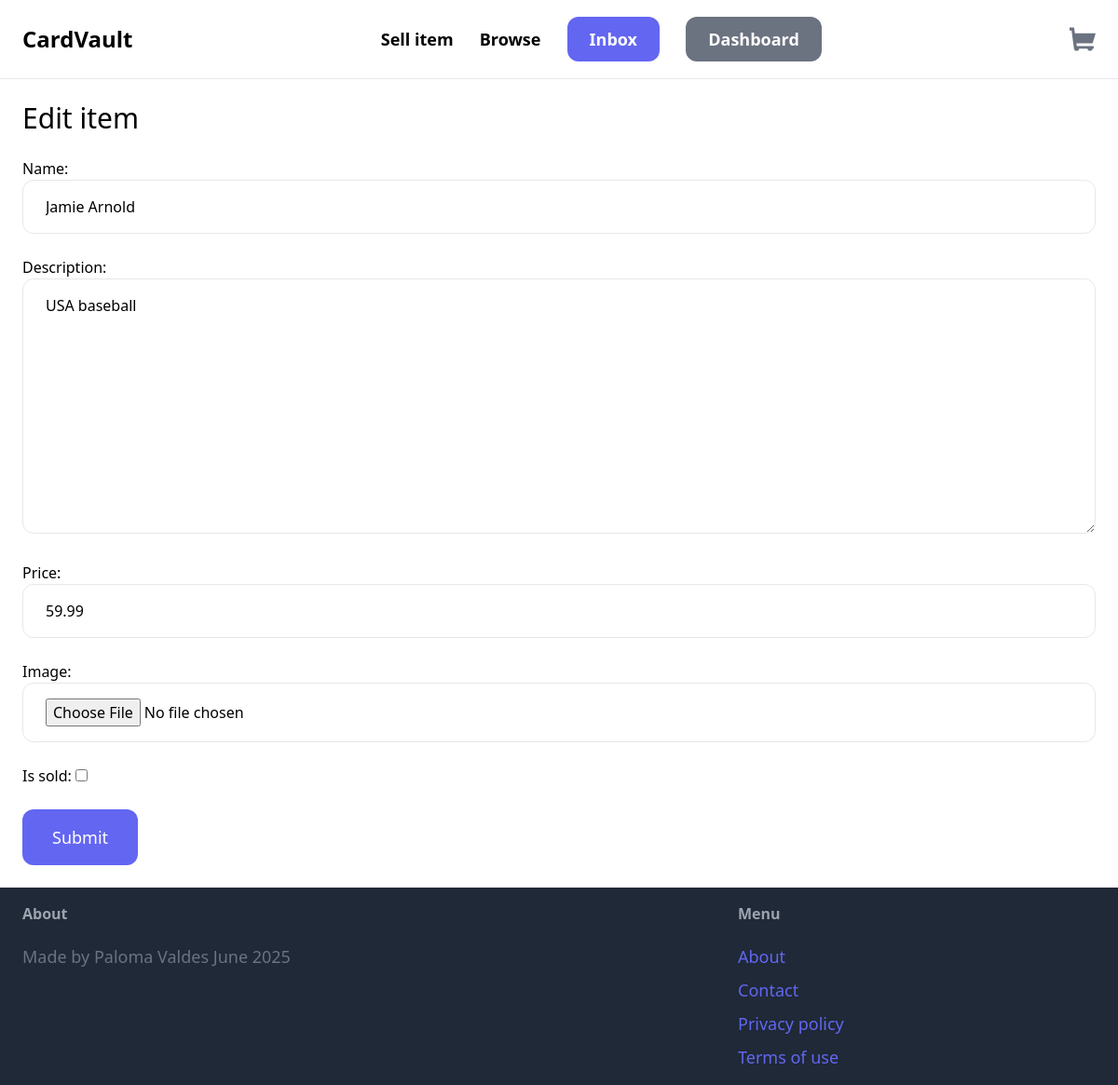
The page /items/5/edit/ (signed in) on the database its author committed.
### item/models.py (models this page shows, shortened)
class Item(models.Model):
    category = models.ForeignKey(Category, related_name='items', on_delete=models.CASCADE)
    name = models.CharField(max_length=255)
    description = models.TextField(blank=True, null=True)
    price = models.DecimalField(max_digits=10, decimal_places=2)
    image = models.ImageField(upload_to='item_images', blank=True, null=True)
    is_sold = models.BooleanField(default=False)
    created_by = models.ForeignKey(User, related_name='items', on_delete=models.CASCADE)
    created_at = models.DateTimeField(auto_now_add=True)

### item/views.py (the view)
# urls.py: path('<int:pk>/edit/', views.edit, name='edit'),
@login_required
def edit(request, pk):
    item = get_object_or_404(Item, pk=pk, created_by=request.user)
    if request.method == 'POST':
        form = EditItemForm(request.POST, request.FILES, instance=item)
        if form.is_valid():
            form.save()
            return redirect('item:detail', pk=item.id)
    else:
        form = EditItemForm(instance=item)
    return render(request, 'item/form.html',
        {'form':form,
        'title': 'Edit item'})

### item/forms.py
class EditItemForm(forms.ModelForm):
    class Meta:
        model = Item
        fields = ('name', 'description', 'price', 'image', 'is_sold')
        widgets = {
            'name': forms.TextInput(attrs={
                'class': INPUT_CLASSES
            }),
            'description': forms.Textarea(attrs={
                'class': INPUT_CLASSES
            }),
            'price': forms.TextInput(attrs={
                'class': INPUT_CLASSES
            }),
            'image': forms.FileInput(attrs={
                'class': INPUT_CLASSES
            }),
        }

### item/templates/item/form.html (shortened to what this page needs)
{% extends 'core/base.html' %}
{% block content %}
<h1 class="mb-6 text-3xl">{{ title }}</h1>
<form method="post" action="." enctype="multipart/form-data">
    <div class="space-y-6">
        {{ form.as_p }}
    </div>
        <button class="mt-6 py-4 px-8 text-lg bg-indigo-500 hover:bg-indigo-700 rounded-xl text-white">Submit</button>
</form>
{% endblock %}

### rows shown on the page
Item: name "Jamie Arnold", description "USA baseball", price "59.99"

### other values the page prints
{{ title }} "Edit item"
